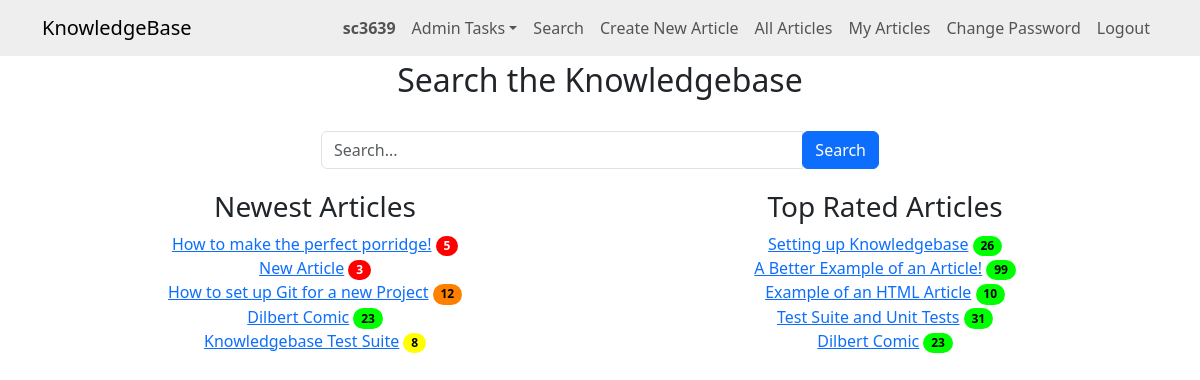
Screenshot of / (signed in) with the database file from the repository.
### knowledge/models.py (models this page shows)
class KBEntry(models.Model):
    title = models.CharField(max_length=255)
    article = models.TextField()
    created_by = models.ForeignKey(
        User, related_name="created_kb_entries", on_delete=models.SET_NULL, null=True
    )
    created_datetime = models.DateTimeField(auto_now_add=True)
    modified_datetime = models.DateTimeField(null=True, blank=True)
    last_modified_by = models.ForeignKey(
        User, related_name="modified_kb_entries", on_delete=models.SET_NULL, null=True
    )
    deleted_datetime = models.DateTimeField(null=True, blank=True)
    deleted_by = models.ForeignKey(
        User,
        related_name="deleted_kb_entries",
        on_delete=models.SET_NULL,
        null=True,
        blank=True,
    )
    upvotes = models.ManyToManyField(
        User, related_name="upvoted_kb_entries", blank=True
    )
    downvotes = models.ManyToManyField(
        User, related_name="downvoted_kb_entries", blank=True
    )
    rating = models.FloatField(default=0.0)
    views = models.PositiveIntegerField(default=0)
    meta_data = models.ManyToManyField("Tag", blank=True)

### knowledge/views.py (the view, shortened to what this page needs)
# urls.py: path("", views.home, name="home"),
@login_required
def home(request):
    search_term = request.GET.get("search", "")
    articles = KBEntry.objects.none()  # Default to no entries
    if len(articles) < 5 or not search_term:
        newest_articles = KBEntry.objects.filter(
            deleted_datetime__isnull=True
        ).order_by("-created_datetime")[:5]
        top_rated_articles = KBEntry.objects.filter(
            deleted_datetime__isnull=True
        ).order_by("-rating")[:5]
    else:
        newest_articles = []
        top_rated_articles = []
    context = {
        "articles": articles,
        "newest_articles": newest_articles,
        "top_rated_articles": top_rated_articles,
        "search_term": search_term,
    }
    return render(request, "knowledge/home.html", context)

### knowledge/templates/knowledge/home.html (shortened to what this page needs)
{% extends "knowledge/base.html" %}
{% block content %}
<h2>Search the Knowledgebase</h2>
<br>
<div class="mb-3 col-md-6 offset-md-3">
    <form method="GET" class="form-inline">
        <div class="input-group">
            <input type="text" name="search" value="{{ search_term }}" placeholder="Search..." class="form-control" />
            <div class="input-group-append">
                <button type="submit" class="btn btn-primary">Search</button>
            </div>
        </div>
    </form>
</div>
{% if not articles or articles|length < 5 %} <div class="row">
    <div class="col-md-6 text-center">
        <h3>Newest Articles</h3>
        {% for article in newest_articles %}
            <a href="{% url 'article_detail' article.id %}">{{ article.title|truncatechars:50 }}</a>
            {% if article.rating == 0.0 and article.downvotes.count == 0 %}
            <span class="badge rounded-pill badge-norating" aria-label="Not Yet Rated">Not Yet Rated</span>
            {% else %}
                {% if article.rating >= 75 %}
                <span class="badge rounded-pill badge-green" aria-label="{{ article.views }} views (Good rating)">{{ article.views }}</span>
                {% elif article.rating >= 50 %}
                <span class="badge rounded-pill badge-yellow" aria-label="{{ article.views }} views (Average rating)">{{ article.views }}</span>
                {% elif article.rating >= 25 %}
                <span class="badge rounded-pill badge-orange" aria-label="{{ article.views }} views (Below average rating)">{{ article.views }}</span>
                {% else %}
                <span class="badge rounded-pill badge-red" aria-label="{{ article.views }} views (Poor rating)">{{ article.views }}</span>
                {% endif %}
            {% endif %}
            <br>
        {% endfor %}
    </div>
    <div class="col-md-6 text-center">
        <h3>Top Rated Articles</h3>
        {% for article in top_rated_articles %}
            <a href="{% url 'article_detail' article.id %}">{{ article.title|truncatechars:50 }}</a>
            {% if article.rating == 0.0 and article.downvotes.count == 0 %}
                <span class="badge rounded-pill badge-norating" aria-label="Not Yet Rated">Not Yet Rated</span>
            {% else %}
                {% if article.rating >= 75 %}
                    <span class="badge rounded-pill badge-green" aria-label="{{ article.views }} views (Good rating)">{{ article.views }}</span>
                {% elif article.rating >= 50 %}
                    <span class="badge rounded-pill badge-yellow" aria-label="{{ article.views }} views (Average rating)">{{ article.views }}</span>
                {% elif article.rating >= 25 %}
                    <span class="badge rounded-pill badge-orange" aria-label="{{ article.views }} views (Below average rating)">{{ article.views }}</span>
                {% else %}
                    <span class="badge rounded-pill badge-red" aria-label="{{ article.views }} views (Poor rating)">{{ article.views }}</span>
                {% endif %}
            {% endif %}
            <br>
        {% endfor %}
    </div>
{% endif %}
{% endblock %}

### knowledge/templates/knowledge/base.html (shortened to what this page needs)
<!DOCTYPE html>
<html lang="en">
<head>
    {% load static %}
    <link href="https://cdn.jsdelivr.net/npm/bootstrap@5.3.1/dist/css/bootstrap.min.css" rel="stylesheet" />
    <link rel="stylesheet" href="https://cdn.jsdelivr.net/npm/alertifyjs@1.13.1/build/css/alertify.min.css" />
    <link rel="stylesheet" href="https://cdn.jsdelivr.net/npm/alertifyjs@1.13.1/build/css/themes/default.min.css" />
    <link href="//cdn.quilljs.com/1.3.6/quill.snow.css" rel="stylesheet" />
    <link href="https://cdn.datatables.net/v/bs5/dt-1.13.6/cr-1.7.0/fh-3.4.0/r-2.5.0/sb-1.5.0/datatables.min.css"
        rel="stylesheet" />
    <link rel="stylesheet" href="{% static 'custom.css' %}" />
</head>
<body>
    <nav class="navbar navbar-light navbar-expand-md" style="background-color: #eeeeee">
        <div class="container">
            <a class="navbar-brand" href="/">KnowledgeBase</a>
            <div class="collapse navbar-collapse" id="navbarResponsive">
                <ul class="navbar-nav ms-auto">
                    {% if user.is_authenticated %}
                        <li class="nav-item">
                            <strong><a class="nav-link">{{ user.username }}</a></strong>
                        </li>
                        {% if user.is_staff %}
                            <li class="nav-item dropdown">
                                <a class="nav-link dropdown-toggle" id="navbarDropdownMenuLink" role="button"
                                    data-bs-toggle="dropdown" aria-expanded="false">Admin Tasks</a>
                            </li>
                        {% else %}
                            <li class="nav-item">
                                <a class="nav-link" id="logout">(Normal User)</a>
                            </li>
                        {% endif %}
                        <li class="nav-item">
                            <a class="nav-link" href="{% url 'home' %}">Search</a>
                        </li>
                        <li class="nav-item">
                            <a class="nav-link" href="{% url 'create' %}">Create New Article</a>
                        </li>
                        <li class="nav-item">
                            <a class="nav-link" href="{% url 'allarticles' %}">All Articles</a>
                        </li>
                        <li class="nav-item">
                            <a class="nav-link" href="{% url 'my_articles' %}">My Articles</a>
                        </li>
                        <li class="nav-item">
                            <a class="nav-link" href="{% url 'change_password' %}">Change Password</a>
                        </li>
                        <li class="nav-item">
                            <a class="nav-link" id="logout" href="{% url 'confirm_logout' %}">Logout</a>
                        </li>
                    {% endif %}
                </ul>
            </div>
        </div>
    </nav>
    <div class="container">
        {% block content %}
        {% endblock %}
    </div>
</body>
</html>

### static/custom.css (style rules this page uses)
.badge-green { background-color: rgb(0, 255, 0) !important; color: black; }
.badge-yellow { background-color: rgb(255, 255, 0) !important; color: black; }
.badge-orange { background-color: rgb(255, 128, 0) !important; color: black; }
.badge-red { background-color: rgb(255, 0, 0) !important; color: white; }
h1, h2, h3 { text-align: center; margin-top:5px !important; }

### rows the page displays
KBEntry: title "How to make the perfect porridge!", views "5"
KBEntry: title "New Article", views "3"
KBEntry: title "How to set up Git for a new Project", views "12"
KBEntry: title "Dilbert Comic", views "23"
KBEntry: title "Knowledgebase Test Suite", views "8"
KBEntry: title "Setting up Knowledgebase", views "26"
KBEntry: title "A Better Example of an Article!", views "99"
KBEntry: title "Example of an HTML Article", views "10"
KBEntry: title "Test Suite and Unit Tests", views "31"

### other values shown
{{ user.username }} "sc3639"
